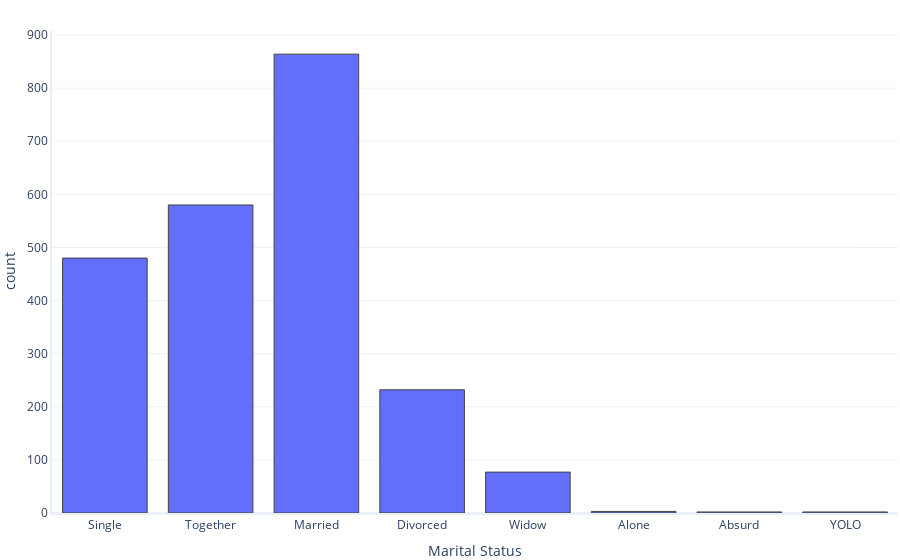

Notebook source saved alongside this figure:
### Markdown cell above
#### 'Marital_Status'

### Code cell
rg.histogram(df, 'Marital_Status')

### Figure 1 — Plotly figure (JSON) as saved in the notebook; plotly's stock layout.template omitted (floating-point values rounded to 4 significant figures; data arrays with more than 128 entries replaced by an {"elided": "..."} marker saying what was removed)
{"data": [{"alignmentgroup": "True", "bingroup": "x", "hovertemplate": "Marital Status=%{x}<br>count=%{y}<extra></extra>", "legendgroup": "", "marker": {"color": "#636efa", "pattern": {"shape": ""}}, "name": "", "offsetgroup": "", "orientation": "v", "showlegend": false, "type": "histogram", "x": {"elided": "2240 str values"}, "xaxis": "x", "yaxis": "y"}], "layout": {"barmode": "relative", "legend": {"tracegroupgap": 0}, "xaxis": {"anchor": "y", "domain": [0, 1], "title": {"text": "Marital Status"}}, "yaxis": {"anchor": "x", "domain": [0, 1], "title": {"text": "count"}}}}
